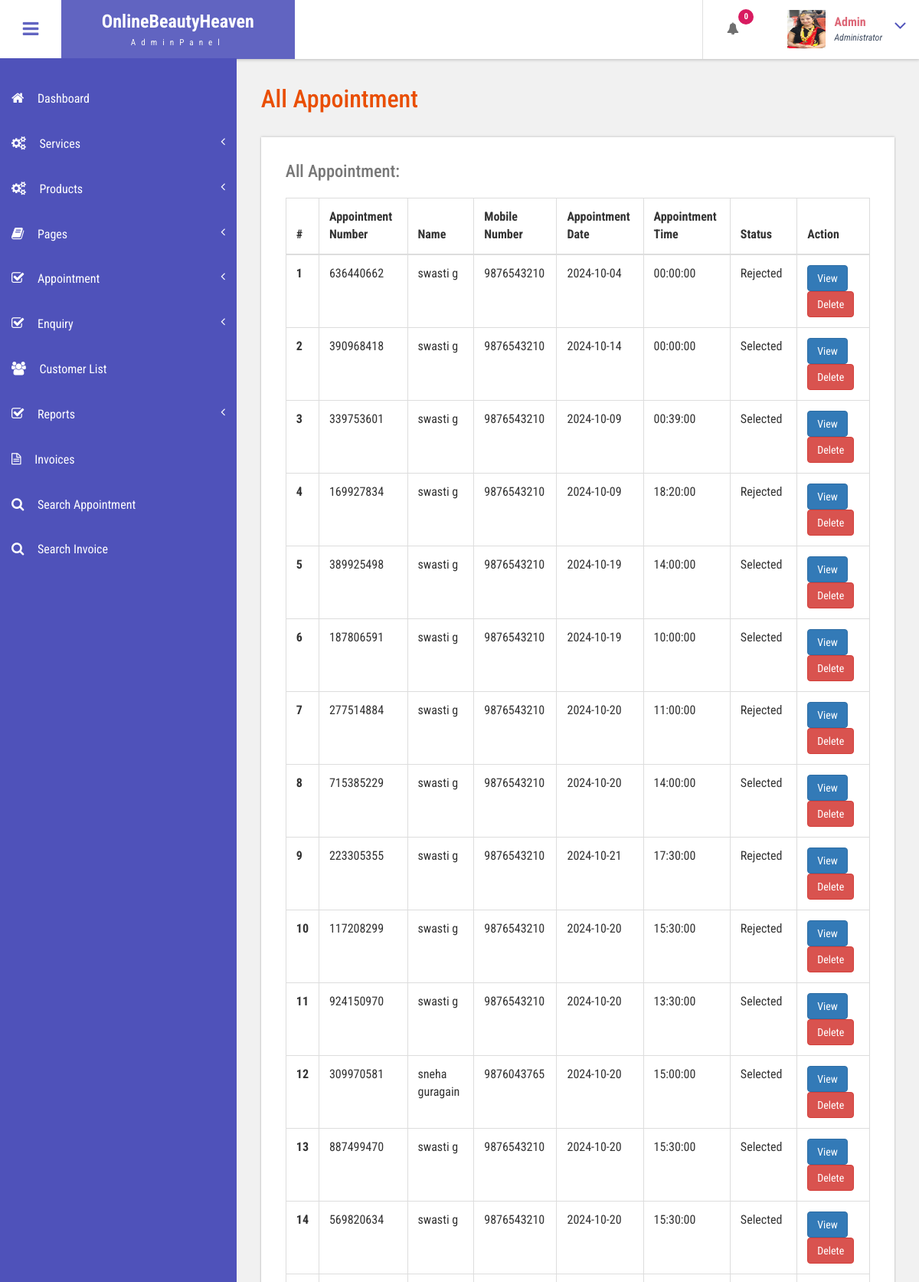
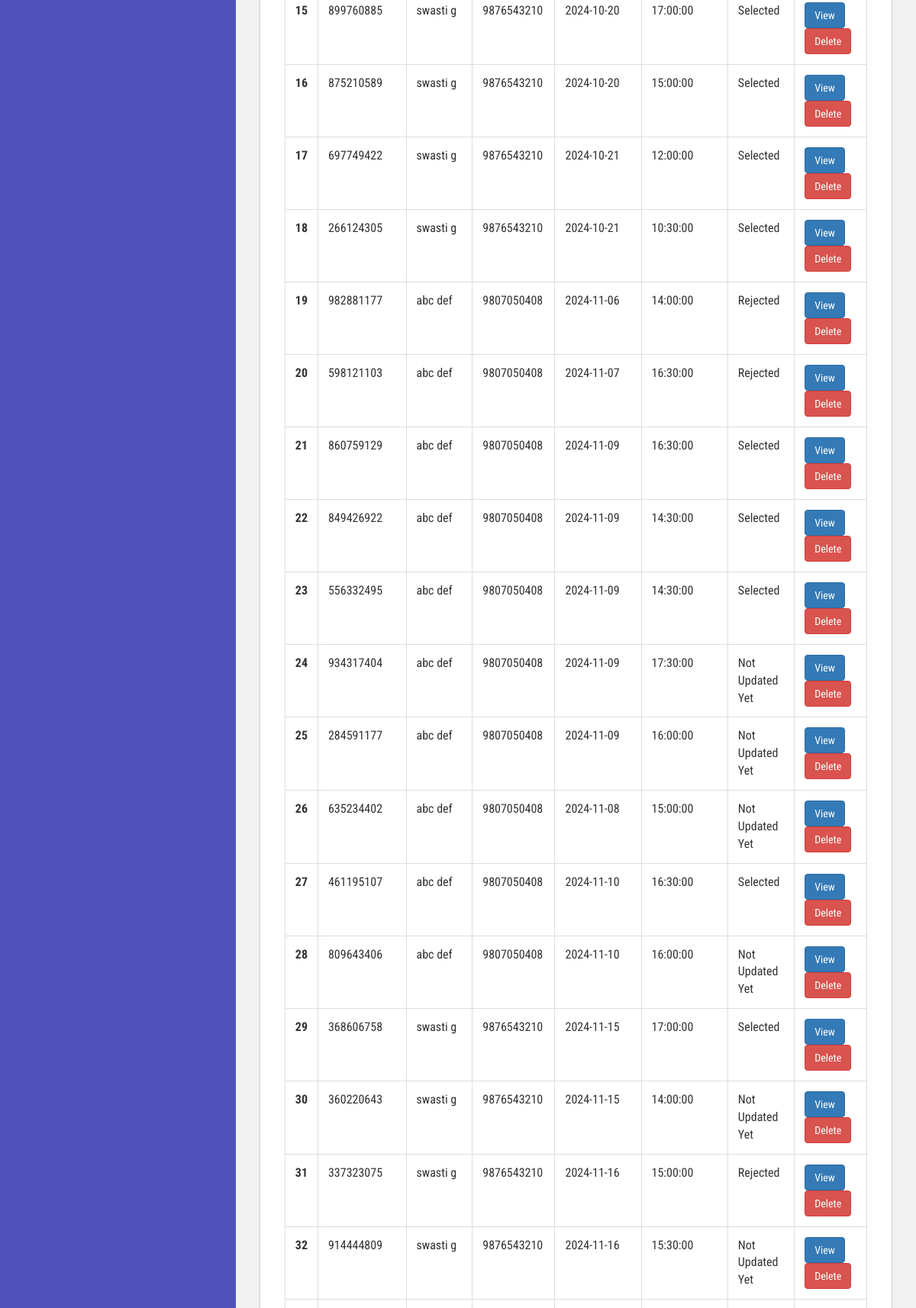
Page /admin/all-appointment.php (signed in, upper part) on the committed database (2 pictures, top to bottom).
### tables this page shows
CREATE TABLE `tblbook` (
  `ID` int(10) NOT NULL,
  `UserID` int(10) NOT NULL,
  `AptNumber` int(10) NOT NULL,
  `AptDate` date NOT NULL,
  `AptTime` time NOT NULL,
  `Message` varchar(255) NOT NULL,
  `ServiceID` int(11) NOT NULL,
  `ServiceName` varchar(100) NOT NULL,
  `BookingDate` timestamp NOT NULL DEFAULT current_timestamp() ON UPDATE current_timestamp(),
  `Remark` varchar(250) NOT NULL,
  `Status` varchar(250) NOT NULL,
  `RemarkDate` timestamp NOT NULL DEFAULT current_timestamp() ON UPDATE current_timestamp(),
  `viewed` tinyint(1) DEFAULT 0
);

CREATE TABLE `tbluser` (
  `ID` int(10) NOT NULL,
  `FirstName` varchar(255) NOT NULL,
  `LastName` varchar(255) NOT NULL,
  `MobileNumber` bigint(10) NOT NULL,
  `Email` varchar(120) NOT NULL,
  `Password` varchar(120) NOT NULL,
  `Address` varchar(255) DEFAULT NULL,
  `RegDate` timestamp NOT NULL DEFAULT current_timestamp()
);

### admin/all-appointment.php (the view, shortened to what this page needs)
<?php
include('includes/dbconnection.php');
if (strlen($_SESSION['bpmsaid']==0)) {
  header('location:logout.php');
  } else{
  ?>
<!DOCTYPE HTML>
<html>
<head>
<link href="css/bootstrap.css" rel='stylesheet' type='text/css' />
<link href="css/style.css" rel='stylesheet' type='text/css' />
<link href="css/font-awesome.css" rel="stylesheet">
<link href="css/animate.css" rel="stylesheet" type="text/css" media="all">
<link href="css/custom.css" rel="stylesheet">
</head>
<body class="cbp-spmenu-push">
	<div class="main-content">
		 <?php include_once('includes/sidebar.php');?>
		 <?php include_once('includes/header.php');?>
		<div id="page-wrapper">
			<div class="main-page">
				<div class="tables">
					<h3 class="title1">All Appointment</h3>
					<div class="table-responsive bs-example widget-shadow">
						<h4>All Appointment:</h4>
						<table class="table table-bordered"> <thead> <tr> <th>#</th>
							<th> Appointment Number</th>
							<th>Name</th><th>Mobile Number</th>
							<th>Appointment Date</th>
							<th>Appointment Time</th>
							<th>Status</th>
							<th>Action</th> </tr> </thead> <tbody>
<?php
$ret=mysqli_query($con,"select tbluser.FirstName,tbluser.LastName,tbluser.Email,tbluser.MobileNumber,tblbook.ID as bid,tblbook.AptNumber,tblbook.AptDate,tblbook.AptTime,tblbook.Message,tblbook.BookingDate,tblbook.Status from tblbook join tbluser on tbluser.ID=tblbook.UserID");
$cnt=1;
while ($row=mysqli_fetch_array($ret)) {
?>
						 <tr> <th scope="row"><?php echo $cnt;?></th>
						 	<td><?php  echo $row['AptNumber'];?></td>
						 	<td><?php  echo $row['FirstName'];?> <?php  echo $row['LastName'];?></td>
						 	<td><?php  echo $row['MobileNumber'];?></td>
						 	<td><?php  echo $row['AptDate'];?></td>
						 	<td><?php  echo $row['AptTime'];?></td>
						 	<?php if($row['Status']==""){ ?>
                     <td class="font-w600"><?php echo "Not Updated Yet"; ?></td>
                     <?php } else { ?>
                      <td><?php  echo $row['Status'];?></td><?php } ?>
                                       <td><a href="view-appointment.php?viewid=<?php echo $row['bid'];?>" class="btn btn-primary">View</a>
<a href="all-appointment.php?delid=<?php echo $row['bid'];?>" class="btn btn-danger" onClick="return confirm('Are you sure you want to delete?')">Delete</a>
                                       	</td> </tr>   <?php
$cnt=$cnt+1;
}?></tbody> </table>
					</div>
				</div>
			</div>
		</div>
		 <?php include_once('includes/footer.php');?>
	</div>
</body>
</html>
<?php }  ?>

### admin/includes/header.php (shortened to what this page needs)
<?php
include('includes/dbconnection.php');
?>
<div class="sticky-header header-section">
    <div class="header-left">
        <button id="showLeftPush"><i class="fa fa-bars"></i></button>
        <div class="logo">
            <a href="index.php">
                <h1>OnlineBeautyHeaven</h1>
                <span>AdminPanel</span>
            </a>
        </div>
    </div>
    <div class="header-right">
        <div class="profile_details_left">
          <ul class="nofitications-dropdown">
            <?php
$ret1=mysqli_query($con,"select tbluser.FirstName,tbluser.LastName,tblbook.ID as bid,tblbook.AptNumber from tblbook join tbluser on tbluser.ID=tblbook.UserID where tblbook.Status is null");
$num=mysqli_num_rows($ret1);
?>
            <li class="dropdown head-dpdn">
              <a href="#" class="dropdown-toggle" data-toggle="dropdown" aria-expanded="false"><i class="fa fa-bell"></i><span class="badge blue"><?php echo $num;?></span></a>
            </li>
          </ul>
          <div class="clearfix"> </div>
        </div>
        <div class="profile_details">
            <?php
            $adid = $_SESSION['bpmsaid'];
            $ret = mysqli_query($con, "SELECT AdminName FROM tbladmin WHERE ID='$adid'");
            $row = mysqli_fetch_array($ret);
            $name = $row['AdminName'];
            ?>
            <ul>
                <li class="dropdown profile_details_drop">
                    <a href="#" class="dropdown-toggle" data-toggle="dropdown" aria-expanded="false">
                        <div class="profile_img">
                            <span class="prfil-img"><img src="images/img1.jpg" alt="" width="50" height="50"> </span>
                            <div class="user-name">
                                <p><?php echo $name; ?></p>
                                <span>Administrator</span>
                            </div>
                            <i class="fa fa-angle-down lnr"></i>
                            <div class="clearfix"></div>
                        </div>
                    </a>
                </li>
            </ul>
        </div>
    </div>
    <div class="clearfix"></div>
</div>

### admin/css/style.css (style rules this page uses)
h4, h5, h6, h1, h2, h3 { margin: 0; }
ul, ol { margin: 0; }
p { margin: 0; }
html, body { font-family: 'Roboto Condensed', sans-serif; font-size: 100%; overflow-x: hidden; background: #fff; }
body a { transition: 0.5s all ease; -webkit-transition: 0.5s all ease; -moz-transition: 0.5s all ease; -o-transition: 0.5s all ease; -ms-transition: 0.5s all ease; text-decoration:none; }
h1,h2,h3,h4,h5,h6 { margin:0; }
p { margin:0; }
ul,label { margin:0; padding:0; }
.main-content { position: relative; }
.sticky-header { position: fixed; top: 0; left:0px; width: 100%; z-index: 100; }
.header-section { background:#FFF; box-shadow: 1px 1px 4px rgba(0, 0, 0, 0.21); -webkit-box-shadow: 1px 1px 4px rgba(0, 0, 0, 0.21); -moz-box-shadow: 1px 1px 4px rgba(0, 0, 0, 0.21); -o-box-shadow: 1px 1px 4px rgba(0, 0, 0, 0.21); }
.header-section::after { clear: both; display: block; content: ''; }
.header-left { float: left; width: 45%; }
.header-right { float: right; }
button#showLeftPush { font-size: 1.5em; width: 80px; padding: 0.87em 0; text-align: center; cursor: pointer; float: left; color: #6F6F6F; -moz-transition: all 0.2s ease-out 0s; -webkit-transition: all 0.2s ease-out 0s; transition: all 0.2s ease-out 0s; border: none; background-color: #fff; outline:none; }
.cbp-spmenu-push { overflow-x: hidden; position: relative; }
.cbp-spmenu, .cbp-spmenu-push { -webkit-transition: all 0.3s ease; -moz-transition: all 0.3s ease; transition: all 0.3s ease; }
.cbp-spmenu-push div#page-wrapper { margin: 0 0 0 19.3em; transition:.5s all; -webkit-transition:.5s all; -moz-transition:.5s all; }
.fa { display: inline-block; font-family: FontAwesome; font-style: normal; font-weight: normal; line-height: 1; -webkit-font-smoothing: antialiased; -moz-osx-font-smoothing: grayscale; }
.logo { background: #6164C1; text-align: center; float: left; }
.logo a { padding: 0.9em 3.3em .7em; display: block; text-decoration: none; }
.logo a h1 { color: #fff; font-size: 1.5em; line-height: 1.2em; font-weight: 700; }
.logo a span { color: #F8F8F8; font-size: .7em; text-align: center; letter-spacing: 7px; }
.profile_details_left { float: left; }
li.dropdown.head-dpdn { display: inline-block; padding: 1.7em 0; border-left: 1px solid #E0E0E0; float: left; }
li.dropdown.head-dpdn a.dropdown-toggle { padding: 1.7em 2em; }
i.fa.fa-bell { color:#6F6F6F; }
.header-right span.badge { font-size: 11px; font-weight: bold; color: #FFF; background: #8BC34A; line-height: 15px; width: 20px; height: 20px; border-radius: 2em; -webkit-border-radius: 2em; -moz-border-radius: 2em; -o-border-radius: 2em; text-align: center; display: inline-block; position: absolute; top: 16%; padding: 2px 0 0; }
.header-right span.blue { background-color:#D81B60; }
.profile_details { float: right; }
.profile_details_drop a.dropdown-toggle { display:block; padding: 0.8em 3em 0 2em; }
.profile_img span.prfil-img { float:left; }
.user-name { float:left; margin-top:8px; margin-left:11px; height:35px; }
.profile_details ul li { list-style-type:none; position:relative; }
.profile_details li a i.fa.lnr { position: absolute; top: 34%; right: 8%; color: #4F52BA; font-size: 1.6em; }
.user-name p { font-size:1em; color:#DD6777; line-height:1em; font-weight:700; }
.user-name span { font-size: .75em; font-style: italic; color: #424f63; font-weight: normal; margin-top: .3em; }
.widget-shadow { background-color: #fff; box-shadow: 0 -1px 3px rgba(0,0,0,.12),0 1px 2px rgba(0,0,0,.24); -webkit-box-shadow: 0 -1px 3px rgba(0,0,0,.12),0 1px 2px rgba(0,0,0,.24); -moz-box-shadow: 0 -1px 3px rgba(0,0,0,.12),0 1px 2px rgba(0,0,0,.24); }
h3.title1 { font-size: 2em; color: #e94e02; margin-bottom: 0.8em; }
.table > thead > tr > th, .table > tbody > tr > th, .table > tfoot > tr > th, .table > thead > tr > td, .table > tbody > tr > td, .table > tfoot > tr > td { border-top: none; }
.tables h4 { font-size: 1.4em; margin-bottom: 1em; color: #777777; }
.tables .panel-body ,.tables .bs-example { padding: 2em 2em 0.5em; }
.tables .table > thead > tr > th, .tables .table > tbody > tr > th, .tables .table > tfoot > tr > th, .tables .table > thead > tr > td, .tables .table > tbody > tr > td, .tables .table > tfoot > tr > td { padding: 13px; border-top: 1px solid #E0E0E0; }
.bs-example { margin-top: 2em; }

### admin/css/custom.css (style rules this page uses)
#page-wrapper { padding:7em 2em 2.5em; background-color: #F1F1F1; }

### admin/includes/footer.php (style rules this page uses)
html, body { height: 100%; margin: 0; }

### rows in the picture
tblbook: AptNumber "636440662", UserID.FirstName "swasti", UserID.LastName "g", UserID.MobileNumber "9876543210", AptDate "2024-10-04", AptTime "00:00:00", Status "Rejected"
tblbook: AptNumber "390968418", UserID.FirstName "swasti", UserID.LastName "g", UserID.MobileNumber "9876543210", AptDate "2024-10-14", AptTime "00:00:00", Status "Selected"
tblbook: AptNumber "339753601", UserID.FirstName "swasti", UserID.LastName "g", UserID.MobileNumber "9876543210", AptDate "2024-10-09", AptTime "00:39:00", Status "Selected"
tblbook: AptNumber "169927834", UserID.FirstName "swasti", UserID.LastName "g", UserID.MobileNumber "9876543210", AptDate "2024-10-09", AptTime "18:20:00", Status "Rejected"
tblbook: AptNumber "389925498", UserID.FirstName "swasti", UserID.LastName "g", UserID.MobileNumber "9876543210", AptDate "2024-10-19", AptTime "14:00:00", Status "Selected"
tblbook: AptNumber "187806591", UserID.FirstName "swasti", UserID.LastName "g", UserID.MobileNumber "9876543210", AptDate "2024-10-19", AptTime "10:00:00", Status "Selected"
tblbook: AptNumber "277514884", UserID.FirstName "swasti", UserID.LastName "g", UserID.MobileNumber "9876543210", AptDate "2024-10-20", AptTime "11:00:00", Status "Rejected"
tblbook: AptNumber "715385229", UserID.FirstName "swasti", UserID.LastName "g", UserID.MobileNumber "9876543210", AptDate "2024-10-20", AptTime "14:00:00", Status "Selected"
tblbook: AptNumber "223305355", UserID.FirstName "swasti", UserID.LastName "g", UserID.MobileNumber "9876543210", AptDate "2024-10-21", AptTime "17:30:00", Status "Rejected"
tblbook: AptNumber "117208299", UserID.FirstName "swasti", UserID.LastName "g", UserID.MobileNumber "9876543210", AptDate "2024-10-20", AptTime "15:30:00", Status "Rejected"
tblbook: AptNumber "924150970", UserID.FirstName "swasti", UserID.LastName "g", UserID.MobileNumber "9876543210", AptDate "2024-10-20", AptTime "13:30:00", Status "Selected"
tblbook: AptNumber "309970581", UserID.FirstName "sneha", UserID.LastName "guragain", UserID.MobileNumber "9876043765", AptDate "2024-10-20", AptTime "15:00:00", Status "Selected"
tblbook: AptNumber "887499470", UserID.FirstName "swasti", UserID.LastName "g", UserID.MobileNumber "9876543210", AptDate "2024-10-20", AptTime "15:30:00", Status "Selected"
tblbook: AptNumber "569820634", UserID.FirstName "swasti", UserID.LastName "g", UserID.MobileNumber "9876543210", AptDate "2024-10-20", AptTime "15:30:00", Status "Selected"
tblbook: AptNumber "899760885", UserID.FirstName "swasti", UserID.LastName "g", UserID.MobileNumber "9876543210", AptDate "2024-10-20", AptTime "17:00:00", Status "Selected"
tblbook: AptNumber "875210589", UserID.FirstName "swasti", UserID.LastName "g", UserID.MobileNumber "9876543210", AptDate "2024-10-20", AptTime "15:00:00", Status "Selected"
tblbook: AptNumber "697749422", UserID.FirstName "swasti", UserID.LastName "g", UserID.MobileNumber "9876543210", AptDate "2024-10-21", AptTime "12:00:00", Status "Selected"
tblbook: AptNumber "266124305", UserID.FirstName "swasti", UserID.LastName "g", UserID.MobileNumber "9876543210", AptDate "2024-10-21", AptTime "10:30:00", Status "Selected"
tblbook: AptNumber "982881177", UserID.FirstName "abc", UserID.LastName "def", UserID.MobileNumber "9807050408", AptDate "2024-11-06", AptTime "14:00:00", Status "Rejected"
tblbook: AptNumber "598121103", UserID.FirstName "abc", UserID.LastName "def", UserID.MobileNumber "9807050408", AptDate "2024-11-07", AptTime "16:30:00", Status "Rejected"
tblbook: AptNumber "860759129", UserID.FirstName "abc", UserID.LastName "def", UserID.MobileNumber "9807050408", AptDate "2024-11-09", AptTime "16:30:00", Status "Selected"
tblbook: AptNumber "849426922", UserID.FirstName "abc", UserID.LastName "def", UserID.MobileNumber "9807050408", AptDate "2024-11-09", AptTime "14:30:00", Status "Selected"
tblbook: AptNumber "556332495", UserID.FirstName "abc", UserID.LastName "def", UserID.MobileNumber "9807050408", AptDate "2024-11-09", AptTime "14:30:00", Status "Selected"
tblbook: AptNumber "934317404", UserID.FirstName "abc", UserID.LastName "def", UserID.MobileNumber "9807050408", AptDate "2024-11-09", AptTime "17:30:00", Status "Not Updated Yet"
tblbook: AptNumber "284591177", UserID.FirstName "abc", UserID.LastName "def", UserID.MobileNumber "9807050408", AptDate "2024-11-09", AptTime "16:00:00", Status "Not Updated Yet"
tblbook: AptNumber "635234402", UserID.FirstName "abc", UserID.LastName "def", UserID.MobileNumber "9807050408", AptDate "2024-11-08", AptTime "15:00:00", Status "Not Updated Yet"
tblbook: AptNumber "461195107", UserID.FirstName "abc", UserID.LastName "def", UserID.MobileNumber "9807050408", AptDate "2024-11-10", AptTime "16:30:00", Status "Selected"
tblbook: AptNumber "809643406", UserID.FirstName "abc", UserID.LastName "def", UserID.MobileNumber "9807050408", AptDate "2024-11-10", AptTime "16:00:00", Status "Not Updated Yet"
tblbook: AptNumber "368606758", UserID.FirstName "swasti", UserID.LastName "g", UserID.MobileNumber "9876543210", AptDate "2024-11-15", AptTime "17:00:00", Status "Selected"
tblbook: AptNumber "360220643", UserID.FirstName "swasti", UserID.LastName "g", UserID.MobileNumber "9876543210", AptDate "2024-11-15", AptTime "14:00:00", Status "Not Updated Yet"
tblbook: AptNumber "337323075", UserID.FirstName "swasti", UserID.LastName "g", UserID.MobileNumber "9876543210", AptDate "2024-11-16", AptTime "15:00:00", Status "Rejected"
tblbook: AptNumber "914444809", UserID.FirstName "swasti", UserID.LastName "g", UserID.MobileNumber "9876543210", AptDate "2024-11-16", AptTime "15:30:00", Status "Not Updated Yet"

### other values in the picture
$num "0"
$name "Admin"
